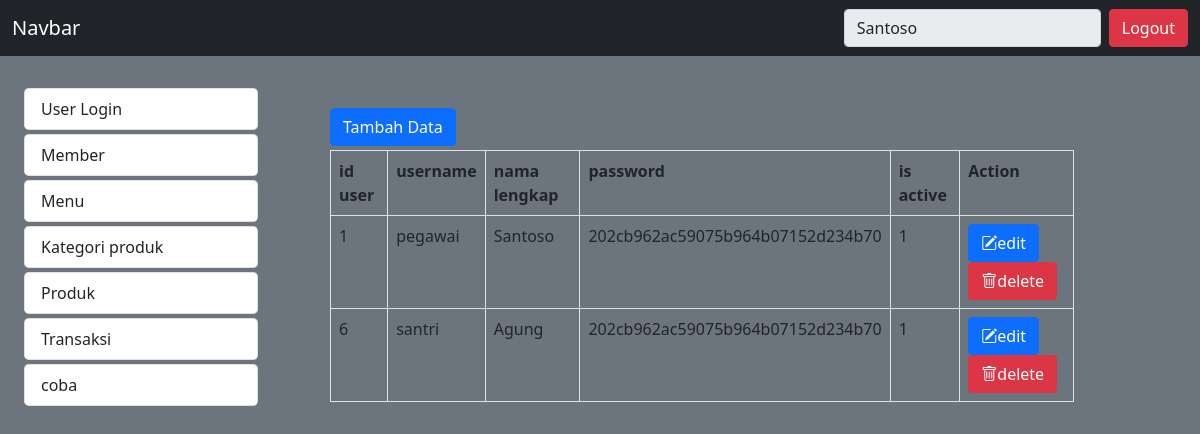
Page /admin/home.php?modul=mod_userlogin (signed in) on the committed database.
### tables this page shows
CREATE TABLE `mst_menu` (
  `idmenu` int(11) NOT NULL,
  `kode_menu` varchar(8) NOT NULL,
  `nmmenu` varchar(25) NOT NULL,
  `link` varchar(50) NOT NULL
);

CREATE TABLE `mst_userlogin` (
  `iduser` int(10) NOT NULL,
  `username` varchar(20) NOT NULL,
  `nama_lengkap` varchar(50) NOT NULL,
  `password` varchar(50) NOT NULL,
  `is_active` tinyint(4) NOT NULL
);

### admin/menu.php (the view, shortened to what this page needs)
<?php
$qry_menu = mysqli_query($koneksidb, "SELECT * FROM mst_menu");
while ($row = mysqli_fetch_array($qry_menu)) {
?>
<a href="?modul=<?= $row['link']; ?>" style="text-decoration: none;" class="links1">
	<li class="list-group-item links rounded-3 mt-1"><?= $row["nmmenu"]; ?></li>
</a>
<?php
}
?>

### admin/mod_userlogin/index.php
<?php
include_once("loginctrl.php");
if (!isset($_GET['action'])) {
?>
	<a href="?modul=mod_userlogin&action=add" class="btn btn-primary btn-xs mb-1">Tambah Data</a>
	<table class="table table-bordered">
		<tr>
			<th>id  user</th>
			<th>username</th>
			<th>nama  lengkap</th>
			<th>password</th>
			<th>is active</th>
			<th>Action</th>
		</tr>
		<?php
        $listuser=mysqli_query($koneksidb,"SELECT  * from mst_userlogin");
		while ($list = mysqli_fetch_array($listuser)) {
		?>
        <tr>
            <td><?=$list['iduser']; ?></td>
            <td><?=$list['username']; ?></td>
            <td><?=$list['nama_lengkap']; ?></td>
            <td><?=$list['password']; ?></td>
            <td><?=$list['is_active']; ?></td>
            <td>
                <a href="?modul=mod_userlogin&action=edit&id=<?=$list['iduser']; ?>" class="btn btn-primary">
                        <i class="bi bi-pencil-square"></i>edit</a>
                <a href="?modul=mod_userlogin&action=delete&id=<?=$list['iduser']; ?>" class="btn btn-danger">
                        <i class="bi bi-trash"></i>delete</a>
            </td>
        </tr>
        <?php } ?>
	</table>
	<?php } else if (isset($_GET['action']) && ($_GET['action'] == "add" || $_GET['action'] == "edit")) {
        if($proses=="insert"){
    ?>
	<form action="?modul=mod_userlogin&action=save" id="formuser" method="POST">
        <div class="row">
			<label class="col-md-3">username</label>
			<div class="col-md-5">
            <input type="hidden" name="proses" value="<?= $proses; ?>">
            <input type="hidden" name="iduser" value="<?= $upiduser; ?>">
				<input type="text" name="user" id="user" class="form-control" >
			</div>
		</div>
		<div class="row">
			<label class="col-md-3">Nama Lengkap</label>
			<div class="col-md-5">
				<input type="text" name="nama" id="nama" class="form-control" >
			</div>
		</div>
		<div class="row">
			<label class="col-md-3">Password</label>
			<div class="col-md-5">
				<input type="password" name="pass" id="pass" class="form-control" >
			</div>
		</div>
        <div class="row">
			<label class="col-md-3">Confirm Password</label>
			<div class="col-md-5">
				<input type="password" name="passkonfirm" id="passkonfirm" class="form-control" >
			</div>
		</div>
		<div class="row">
			<label class="col-md-3">Is Active</label>
			<div class="col-md-5">
                <div class="form-check">
                    <input class="form-check-input" type="radio" name="isactive" id="isactive" value="1">
                    <label class="form-check-label">
                        Aktif
                    </label>
                    </div>
                <div class="form-check">
                    <input class="form-check-input" type="radio" name="isactive" id="isactive" value="0" >
                    <label class="form-check-label" >
                        Not Active
                    </label>
                    </div>
                </div>
		</div>
        <div class="row pt-3">
                <label class="col-md-3"></label>
                <div class="col-md-5">
                    <button type="button" id="btnsubmit" class="btn btn-primary" data-bs-toggle="modal">Simpan</button>
                    <a href="home.php?modul=mod_userlogin"><button type="button" class="btn btn-warning">Kembali</button></a>
                </div>
            </div>
	</form>
<?php }else{ ?>
    <form action="?modul=mod_userlogin&action=save" id="formuser" method="POST">
        <?php if($proses=="update"){ ?>
        <div class="row">
			<label class="col-md-3">username</label>
			<div class="col-md-5">
            <input type="hidden" name="proses" value="<?= $proses; ?>">
            <input type="hidden" name="iduser" value="<?= $upiduser; ?>">
				<input type="text" name="user" id="user" class="form-control" value="<?= $upuser?>" readonly>
			</div>
		</div>
        <?php } ?>
		<div class="row">
			<label class="col-md-3">nama  lengkap</label>
			<div class="col-md-5">
				<input type="text" name="nama" id="nama" class="form-control" value="<?= $upnama?>">
			</div>
		</div>
		<div class="row">
			<label class="col-md-3">password</label>
			<div class="col-md-5">
				<input type="password" name="pass" id="pass" class="form-control" value="<?= $uppass?>">
			</div>
		</div>
		<div class="row">
			<label class="col-md-3">confirm password</label>
			<div class="col-md-5">
				<input type="password" name="passkonfirm" id="pass" class="form-control" value="<?= $uppass?>">
			</div>
		</div>
		<div class="row">
			<label class="col-md-3">is active</label>
			<div class="col-md-5">
                <div class="form-check">
                    <input class="form-check-input" type="radio" name="isactive" id="isactive" value="1" <?=($dt['is_active'] == 1)?"checked" : "";?>>
                    <label class="form-check-label">
                        aktif
                    </label>
                    </div>
                <div class="form-check">
                    <input class="form-check-input" type="radio" name="isactive" id="isactive" value="0" <?=($dt['is_active'] == 0)?"checked" : "";?>>
                    <label class="form-check-label" >
                        tidak aktif
                    </label>
                    </div>
                </div>
		</div>
        <div class="row pt-3">
                <label class="col-md-3"></label>
                <div class="col-md-5">
                    <button type="submit" name="btnsubmit" id="btnsubmit" class="btn btn-primary">Simpan</button>
                    <a href="home.php?modul=mod_userlogin"><button type="button" class="btn btn-warning">Kembali</button></a>
                </div>
            </div>
	</form>
<?php } ?>
<div class="modal fade" id="btnkonfirm" tabindex="-1">
        <div class="modal-dialog">
            <div class="modal-content">
            <div class="modal-header">
                <h5 class="modal-title" id="exampleModalLabel">Modal title</h5>
                <button type="button" class="btn-close" data-bs-dismiss="modal" aria-label="Close"></button>
            </div>
            <div class="modal-body">
                apakah anda yakin ingin menyimpan?
            </div>
            <div class="modal-footer">
                <button type="button" name="btnbatal" class="btn btn-secondary" data-bs-dismiss="modal">Close</button>
                <button type="button" name="btnsimpan" id="btnsimpan" class="btn btn-primary">Simpan</button>
            </div>
            </div>
        </div>
        </div>
<?php } ?>

### admin/home.php (style rules this page uses)
body { padding-top: 60px; }

### rows in the picture
mst_menu: nmmenu "User Login"
mst_menu: nmmenu "Member"
mst_menu: nmmenu "Menu"
mst_menu: nmmenu "Kategori produk"
mst_menu: nmmenu "Produk"
mst_menu: nmmenu "Transaksi"
mst_menu: nmmenu "coba"
mst_userlogin: iduser "1", username "pegawai", nama_lengkap "Santoso", password "202cb962ac59075b964b07152d234b70", is_active "1"
mst_userlogin: iduser "6", username "santri", nama_lengkap "Agung", password "202cb962ac59075b964b07152d234b70", is_active "1"
